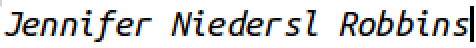
#> input picture UbuntuMonoShot.png, 238 x 24 px (shown 2 times larger); the run also reads 1 picture not shown here
$ python compare_img.py
#> lines starting #> are read from the running program, lines starting #| are printed output that depends on the picture; long printed decimals are rounded
import numpy as np
import cv2

def mse(img1, img2):

    img1 = cv2.resize(img1, (img2.shape[1], img2.shape[0]))

    err = np.sum((img1.astype("float") - img2.astype("float")) ** 2)
    err /= float(img1.shape[0] * img1.shape[1])

    return err

if __name__ == "__main__":

    img1 = cv2.imread("UbuntuMonoShot.png")
#> img1 is the input picture: shape (24, 238, 3); mean B, G, R 218.7, 218.8, 218.7
    img2 = cv2.imread("UbuntuMono-Cropped.png")

    img1 = cv2.cvtColor(img1, cv2.COLOR_BGR2GRAY)
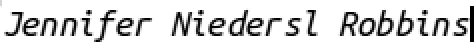
#> img1: shape (24, 238) (shown 2 times larger); min 0, max 255, mean 218.7
    img2 = cv2.cvtColor(img2, cv2.COLOR_BGR2GRAY)

    print(mse(img1, img2))
#> in mse, `err = np.sum((img1.astype("float") - img2.astype("float")) ** 2)`: err = 20081292
#> in mse, `err /= float(img1.shape[0] * img1.shape[1])`: err = 5876.9
#| 5876.878


# 18470.133661740558
# 5876.877963125548, 4697.683908045977
